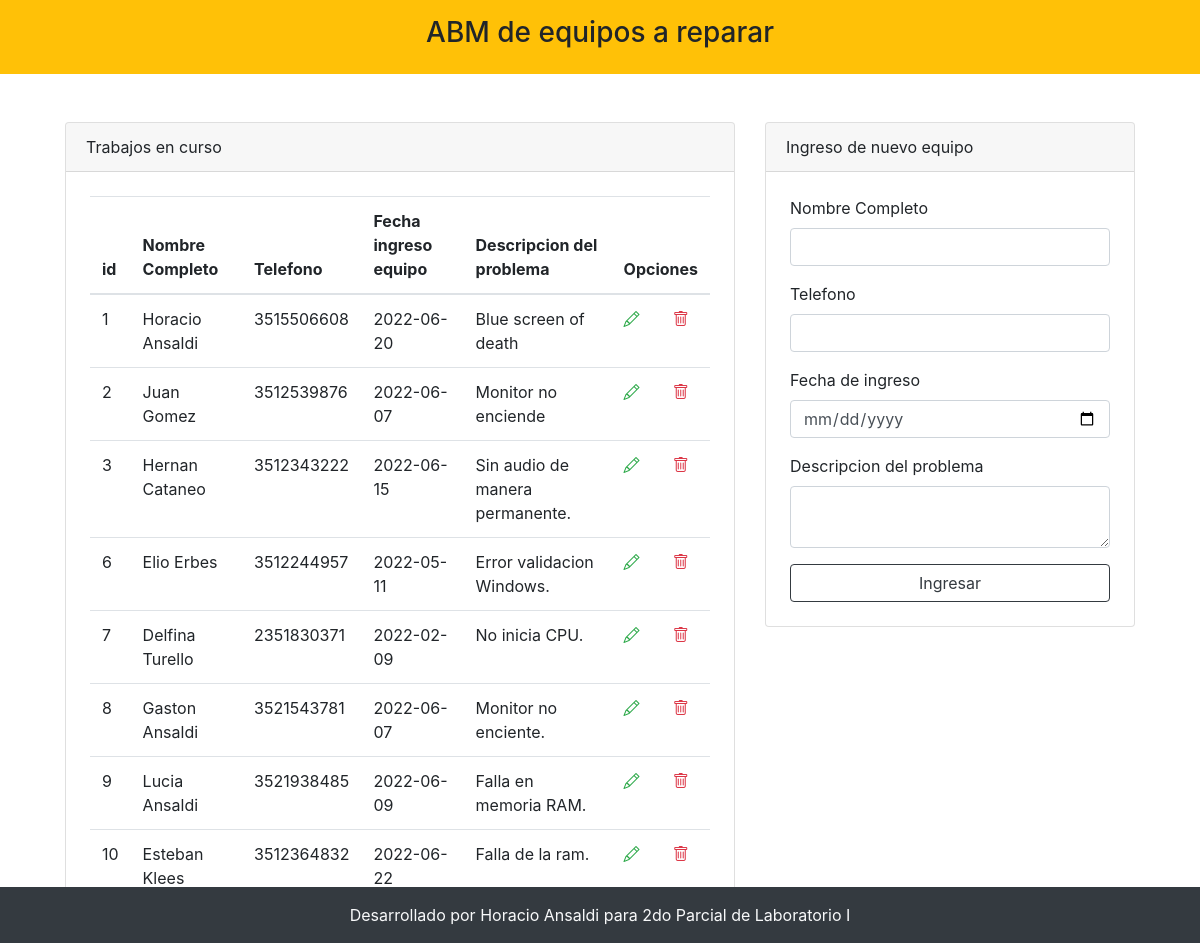
The page / on the database its author committed.
### tables this page shows
CREATE TABLE `trabajos` (
  `id` int(11) NOT NULL,
  `nombreCompleto` varchar(50) NOT NULL,
  `telefono` varchar(10) NOT NULL,
  `fechaIngreso` date NOT NULL,
  `descProblema` varchar(1000) NOT NULL,
  `estado` tinyint(1) NOT NULL
);

### index.php (the view, shortened to what this page needs)
<?php include 'template/header.php' ?>
<?php
include_once "model/conexion.php";
$sentencia = $bd->query("SELECT * from trabajos where estado=1;");
$trabajo = $sentencia->fetchAll(PDO::FETCH_OBJ);
?>
<div class="container-fluid mt-5">
    <div class="row justify-content-center">
        <div class="col-md-7">
            <div class="card">
                <div class="card-header">
                    Trabajos en curso
                </div>
                <div class="p-4">
                    <table class="table align-middle">
                        <thead>
                            <tr>
                                <th scope="col">id</th>
                                <th scope="col">Nombre Completo</th>
                                <th scope="col">Telefono</th>
                                <th scope="col">Fecha ingreso equipo</th>
                                <th scope="col">Descripcion del problema</th>
                                <th scope="col" colspan="2">Opciones</th>
                            </tr>
                        </thead>
                        <tbody>
                            <?php
                            foreach ($trabajo as $dato) {
                            ?>
                                <tr>
                                    <td scope="row"><?php echo $dato->id ?></td>
                                    <td><?php echo $dato->nombreCompleto ?></td>
                                    <td><?php echo $dato->telefono ?></td>
                                    <td><?php echo $dato->fechaIngreso ?></td>
                                    <td><?php echo $dato->descProblema ?></td>
                                    <td><a class="text-success" href="editar.php?id=<?php echo $dato->id ?>"><i class="bi bi-pencil"></i></a></td>
                                    <td><a class="text-danger" href="eliminar.php?id=<?php echo $dato->id ?>"><i class="bi bi-trash"></i></a></td>
                                </tr>
                            <?php
                            }
                            ?>
                        </tbody>
                    </table>
                </div>
            </div>
        </div>
        <div class="col-md-4">
            <div class="card">
                <div class="card-header">
                    Ingreso de nuevo equipo
                </div>
                <form action="registrar.php" class="p-4" method="POST">
                    <div class="mb-3">
                        <label class="form-label">Nombre Completo</label>
                        <input type="text" class="form-control" name="txtNombreCompleto" autofocus>
                    </div>
                    <div class="mb-3">
                        <label class="form-label">Telefono</label>
                        <input type="text" class="form-control" name="txtTelefono" autofocus>
                    </div>
                    <div class="mb-3">
                        <label class="form-label">Fecha de ingreso</label>
                        <input type="date" class="form-control" name="dateFechaIngreso" autofocus>
                    </div>
                    <div class="mb-3">
                        <label class="form-label">Descripcion del problema</label>
                        <textarea type="text" class="form-control" name="txtDescripcionProblema" rows="2" style="justify-content:left;">
                        </textarea>
                    </div>
                    <div class="d-grid">
                        <input type="submit" class="btn  btn-outline-dark btn-block" value="Ingresar">
                    </div>
                </form>
            </div>
        </div>
    </div>
</div>
<?php include 'template/footer.php' ?>

### template/header.php (shortened to what this page needs)
<!doctype html>
<html lang="es">
<head>
    <link rel="stylesheet" href="https://stackpath.bootstrapcdn.com/bootstrap/4.3.1/css/bootstrap.min.css">
    <link rel="stylesheet" href="https://cdn.jsdelivr.net/npm/bootstrap-icons@1.8.3/font/bootstrap-icons.css">
</head>
<body>
    <div class="container-fluid bg-warning">
        <div class="row">
            <div class="col-md">
                <header class="py-3">
                    <h3 class="text-center">ABM de equipos a reparar</h3>
                </header>
            </div>
        </div>
    </div>

### template/footer.php (shortened to what this page needs)
<footer class="container-fluid bg-dark fixed-bottom">
<div class="row">
    <div class="col-md text-light text-center py-3">
        Desarrollado por Horacio Ansaldi para 2do Parcial de Laboratorio I
    </div>
</div>
</footer>
</body>
</html>

### rows shown on the page
trabajos: id "1", nombreCompleto "Horacio Ansaldi", telefono "3515506608", fechaIngreso "2022-06-20", descProblema "Blue screen of death"
trabajos: id "2", nombreCompleto "Juan Gomez", telefono "3512539876", fechaIngreso "2022-06-07", descProblema "Monitor no enciende"
trabajos: id "3", nombreCompleto "Hernan Cataneo", telefono "3512343222", fechaIngreso "2022-06-15", descProblema "Sin audio de manera permanente."
trabajos: id "6", nombreCompleto "Elio Erbes", telefono "3512244957", fechaIngreso "2022-05-11", descProblema "Error validacion Windows."
trabajos: id "7", nombreCompleto "Delfina Turello", telefono "2351830371", fechaIngreso "2022-02-09", descProblema "No inicia CPU."
trabajos: id "8", nombreCompleto "Gaston Ansaldi", telefono "3521543781", fechaIngreso "2022-06-07", descProblema "Monitor no enciente."
trabajos: id "9", nombreCompleto "Lucia Ansaldi", telefono "3521938485", fechaIngreso "2022-06-09", descProblema "Falla en memoria RAM."
trabajos: id "10", nombreCompleto "Esteban Klees", telefono "3512364832", fechaIngreso "2022-06-22", descProblema "Falla de la ram."
